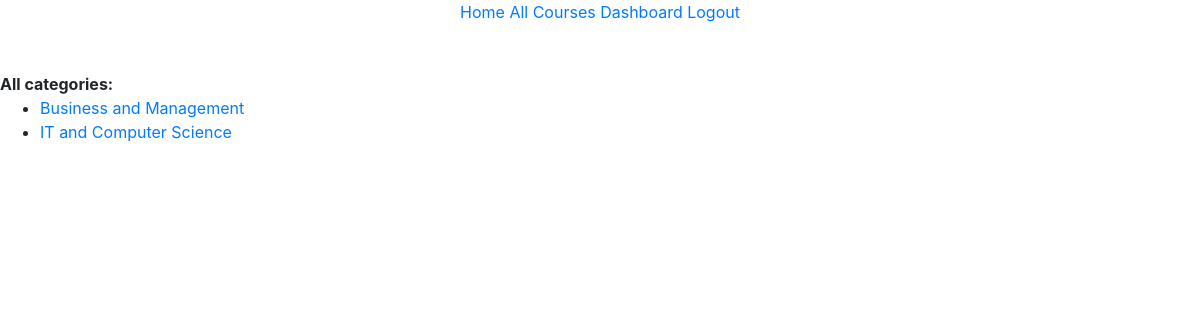
Screenshot of /allcategories/ (signed in) with the database file from the repository.
### course/models.py (models this page shows)
class Category(models.Model):
    id = models.BigAutoField(primary_key=True)
    name = models.CharField(unique=True, null=False, max_length=255)
    slug = models.SlugField(unique=True, null=False, max_length=255)

### course/views.py (the view)
# urls.py: path('allcategories/', views.all_categories, name = 'all_categories'),
def all_categories(request):
    categories = Category.objects.all()
    return render(request, 'course/all_categories.html', {'categories' : categories})

### templates/course/all_categories.html (shortened to what this page needs)
{% extends 'main/overall_base.html' %}
{% load static %}
{% block body %}
    <br>
    <strong>All categories:</strong>
    <ul>
        {% for category in categories %}
            <li>
                <a href="{% url 'all_subcategories' category.name|slugify %}">{{ category.name }}</a>
            </li>
        {% endfor %}
    </ul>
{% endblock %}

### static/main/css/styles.css (style rules this page uses)
html, body { max-width: 100%; overflow-x: hidden; }

### rows the page displays
Category: name "Business and Management"
Category: name "IT and Computer Science"
